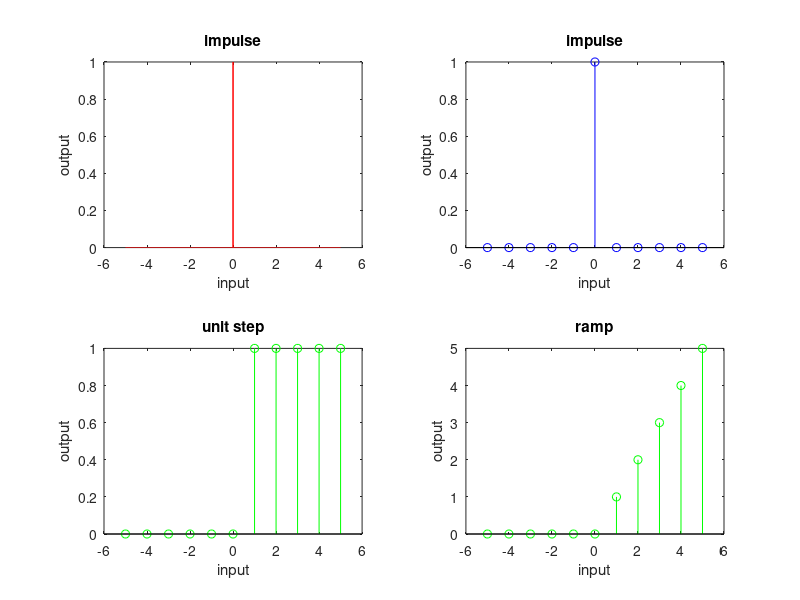

Write MATLAB code to recreate this figure.
clc 
clear 
x = -5:0.001:5;
y = x==0;
subplot(2,2,1);
plot(x,y,'red');
title('impulse');
xlabel('input');
ylabel('output');
z = -5:5;
s = z==0;
subplot(2,2,2);
stem(z,s,'blue');
title('impulse');
xlabel('input');
ylabel('output');
p = z>0; 
subplot(2,2,3);
stem(z,p,'green');
title('unit step');
xlabel('input');
ylabel('output');
w = z.*p;
subplot(2,2,4);
stem(z,w,'green');
title('ramp');
xlabel('input');
ylabel('output');
